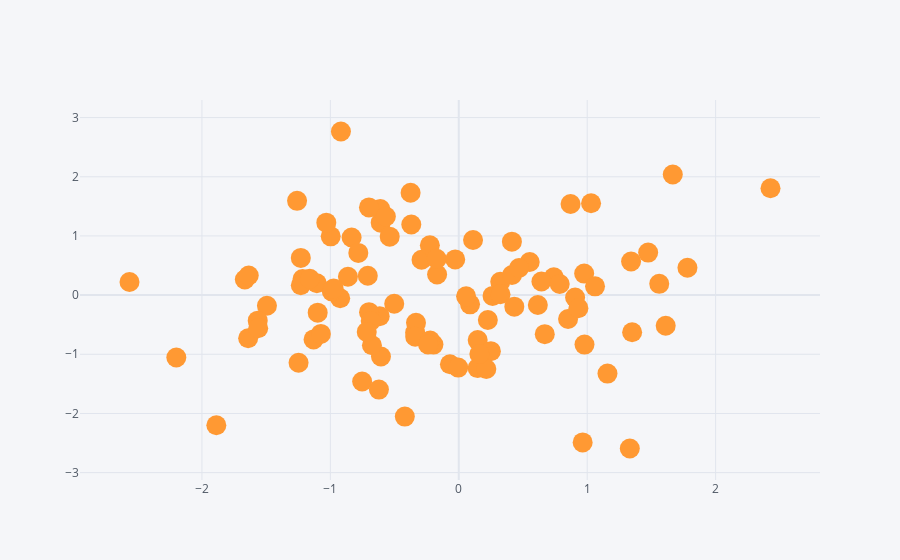

Notebook code cell kept with this figure:
### Code cell
df.iplot(kind='scatter', x='A', y='B', mode='markers', size=20)
